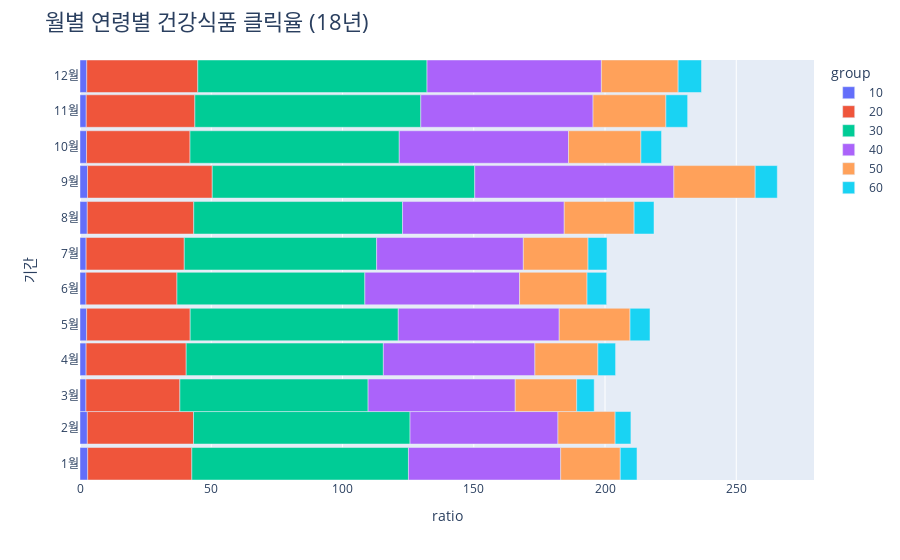

Notebook code for this chart:
### Code cell
url = "https://openapi.naver.com/v1/datalab/shopping/category/age"

body = '{"startDate":"2018-01-01",'
body += '"endDate":"2018-12-31",'
body += '"timeUnit":"month",'
body += '"category":"50000023"}'

request = urllib.request.Request(url)
request.add_header("X-Naver-Client-Id",client_id)
request.add_header("X-Naver-Client-Secret",client_secret)
request.add_header("Content-Type","application/json")
response = urllib.request.urlopen(request, data=body.encode("utf-8"))
rescode = response.getcode()
if(rescode == 200):
    response_body = response.read()
    data = response_body.decode('utf-8')
else:
    print("Error Code:" + rescode)
    
json_data = json.loads(data)
data_list = json_data["results"][0]["data"]
df = pd.DataFrame(data_list)
df_pivot = df.pivot(index='period', columns='group', values='ratio').reset_index()


fig = px.bar(df, x = 'ratio', y = 'period', color = 'group', orientation = 'h')

fig.update_layout(title = '월별 연령별 건강식품 클릭율 (18년)',
                  title_font_size = 22,
                  bargap = 0.0,
                  bargroupgap = 0,
                  yaxis = dict(tickvals = ['2018-01-01', '2018-02-01', '2018-03-01', '2018-04-01', '2018-05-01', '2018-06-01', '2018-07-01', '2018-08-01', '2018-09-01', '2018-10-01', '2018-11-01', '2018-12-01'],
                             ticktext = ['1월', '2월', '3월', '4월', '5월', '6월', '7월', '8월', '9월', '10월', '11월', '12월'],
                             title = '기간',
                             title_font_size = 14))

fig.show()

### Figure 1 — Plotly figure (JSON) as saved in the notebook; plotly's stock layout.template omitted (floating-point values rounded to 4 significant figures)
{"data": [{"alignmentgroup": "True", "hovertemplate": "group=10<br>ratio=%{x}<br>period=%{y}<extra></extra>", "legendgroup": "10", "marker": {"color": "#636efa", "pattern": {"shape": ""}}, "name": "10", "offsetgroup": "10", "orientation": "h", "showlegend": true, "textposition": "auto", "type": "bar", "x": [2.939, 2.803, 2.271, 2.325, 2.534, 2.282, 2.331, 2.778, 2.869, 2.49, 2.38, 2.584], "xaxis": "x", "y": ["2018-01-01", "2018-02-01", "2018-03-01", "2018-04-01", "2018-05-01", "2018-06-01", "2018-07-01", "2018-08-01", "2018-09-01", "2018-10-01", "2018-11-01", "2018-12-01"], "yaxis": "y"}, {"alignmentgroup": "True", "hovertemplate": "group=20<br>ratio=%{x}<br>period=%{y}<extra></extra>", "legendgroup": "20", "marker": {"color": "#EF553B", "pattern": {"shape": ""}}, "name": "20", "offsetgroup": "20", "orientation": "h", "showlegend": true, "textposition": "auto", "type": "bar", "x": [39.66, 40.45, 35.78, 38.13, 39.44, 34.66, 37.4, 40.55, 47.52, 39.42, 41.37, 42.29], "xaxis": "x", "y": ["2018-01-01", "2018-02-01", "2018-03-01", "2018-04-01", "2018-05-01", "2018-06-01", "2018-07-01", "2018-08-01", "2018-09-01", "2018-10-01", "2018-11-01", "2018-12-01"], "yaxis": "y"}, {"alignmentgroup": "True", "hovertemplate": "group=30<br>ratio=%{x}<br>period=%{y}<extra></extra>", "legendgroup": "30", "marker": {"color": "#00cc96", "pattern": {"shape": ""}}, "name": "30", "offsetgroup": "30", "orientation": "h", "showlegend": true, "textposition": "auto", "type": "bar", "x": [82.53, 82.49, 71.7, 75.12, 79.27, 71.58, 73.28, 79.54, 100, 79.71, 86.08, 87.33], "xaxis": "x", "y": ["2018-01-01", "2018-02-01", "2018-03-01", "2018-04-01", "2018-05-01", "2018-06-01", "2018-07-01", "2018-08-01", "2018-09-01", "2018-10-01", "2018-11-01", "2018-12-01"], "yaxis": "y"}, {"alignmentgroup": "True", "hovertemplate": "group=40<br>ratio=%{x}<br>period=%{y}<extra></extra>", "legendgroup": "40", "marker": {"color": "#ab63fa", "pattern": {"shape": ""}}, "name": "40", "offsetgroup": "40", "orientation": "h", "showlegend": true, "textposition": "auto", "type": "bar", "x": [58.0, 56.35, 56.05, 57.73, 61.31, 58.94, 55.88, 61.6, 75.86, 64.47, 65.62, 66.42], "xaxis": "x", "y": ["2018-01-01", "2018-02-01", "2018-03-01", "2018-04-01", "2018-05-01", "2018-06-01", "2018-07-01", "2018-08-01", "2018-09-01", "2018-10-01", "2018-11-01", "2018-12-01"], "yaxis": "y"}, {"alignmentgroup": "True", "hovertemplate": "group=50<br>ratio=%{x}<br>period=%{y}<extra></extra>", "legendgroup": "50", "marker": {"color": "#FFA15A", "pattern": {"shape": ""}}, "name": "50", "offsetgroup": "50", "orientation": "h", "showlegend": true, "textposition": "auto", "type": "bar", "x": [22.7, 21.78, 23.41, 24.0, 26.98, 25.7, 24.65, 26.63, 30.98, 27.59, 27.75, 29.24], "xaxis": "x", "y": ["2018-01-01", "2018-02-01", "2018-03-01", "2018-04-01", "2018-05-01", "2018-06-01", "2018-07-01", "2018-08-01", "2018-09-01", "2018-10-01", "2018-11-01", "2018-12-01"], "yaxis": "y"}, {"alignmentgroup": "True", "hovertemplate": "group=60<br>ratio=%{x}<br>period=%{y}<extra></extra>", "legendgroup": "60", "marker": {"color": "#19d3f3", "pattern": {"shape": ""}}, "name": "60", "offsetgroup": "60", "orientation": "h", "showlegend": true, "textposition": "auto", "type": "bar", "x": [6.363, 6.016, 6.667, 6.726, 7.612, 7.468, 7.222, 7.576, 8.42, 7.853, 8.283, 8.897], "xaxis": "x", "y": ["2018-01-01", "2018-02-01", "2018-03-01", "2018-04-01", "2018-05-01", "2018-06-01", "2018-07-01", "2018-08-01", "2018-09-01", "2018-10-01", "2018-11-01", "2018-12-01"], "yaxis": "y"}], "layout": {"bargap": 0, "bargroupgap": 0, "barmode": "relative", "legend": {"title": {"text": "group"}, "tracegroupgap": 0}, "margin": {"t": 60}, "title": {"font": {"size": 22}, "text": "월별 연령별 건강식품 클릭율 (18년)"}, "xaxis": {"anchor": "y", "domain": [0, 1], "title": {"text": "ratio"}}, "yaxis": {"anchor": "x", "domain": [0, 1], "ticktext": ["1월", "2월", "3월", "4월", "5월", "6월", "7월", "8월", "9월", "10월", "11월", "12월"], "tickvals": ["2018-01-01", "2018-02-01", "2018-03-01", "2018-04-01", "2018-05-01", "2018-06-01", "2018-07-01", "2018-08-01", "2018-09-01", "2018-10-01", "2018-11-01", "2018-12-01"], "title": {"font": {"size": 14}, "text": "기간"}}}}
